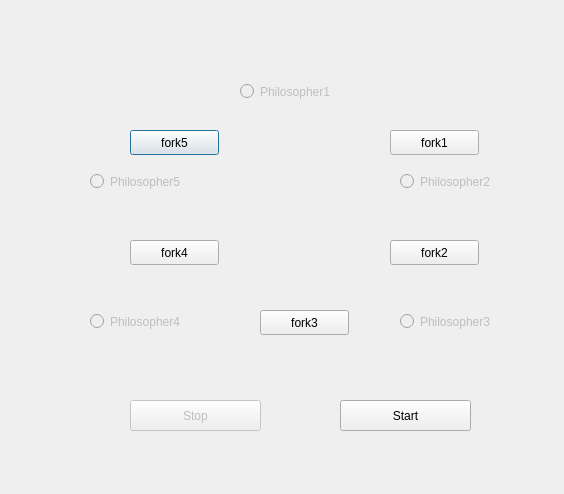
<?xml version="1.0" encoding="UTF-8"?>
<ui version="4.0">
 <class>MainWindow</class>
 <widget class="QDialog" name="MainWindow">
  <property name="geometry">
   <rect>
    <x>0</x>
    <y>0</y>
    <width>564</width>
    <height>494</height>
   </rect>
  </property>
  <property name="minimumSize">
   <size>
    <width>564</width>
    <height>494</height>
   </size>
  </property>
  <property name="maximumSize">
   <size>
    <width>564</width>
    <height>494</height>
   </size>
  </property>
  <property name="windowTitle">
   <string>Philosopher problem simple demo</string>
  </property>
  <widget class="QRadioButton" name="philosopher_1">
   <property name="enabled">
    <bool>false</bool>
   </property>
   <property name="geometry">
    <rect>
     <x>240</x>
     <y>80</y>
     <width>112</width>
     <height>23</height>
    </rect>
   </property>
   <property name="mouseTracking">
    <bool>true</bool>
   </property>
   <property name="text">
    <string>Philosopher1</string>
   </property>
   <property name="checkable">
    <bool>true</bool>
   </property>
   <property name="autoExclusive">
    <bool>false</bool>
   </property>
  </widget>
  <widget class="QRadioButton" name="philosopher_2">
   <property name="enabled">
    <bool>false</bool>
   </property>
   <property name="geometry">
    <rect>
     <x>400</x>
     <y>170</y>
     <width>112</width>
     <height>23</height>
    </rect>
   </property>
   <property name="mouseTracking">
    <bool>true</bool>
   </property>
   <property name="text">
    <string>Philosopher2</string>
   </property>
   <property name="checkable">
    <bool>true</bool>
   </property>
   <property name="autoExclusive">
    <bool>false</bool>
   </property>
  </widget>
  <widget class="QRadioButton" name="philosopher_3">
   <property name="enabled">
    <bool>false</bool>
   </property>
   <property name="geometry">
    <rect>
     <x>400</x>
     <y>310</y>
     <width>112</width>
     <height>23</height>
    </rect>
   </property>
   <property name="mouseTracking">
    <bool>true</bool>
   </property>
   <property name="text">
    <string>Philosopher3</string>
   </property>
   <property name="checkable">
    <bool>true</bool>
   </property>
   <property name="autoExclusive">
    <bool>false</bool>
   </property>
  </widget>
  <widget class="QRadioButton" name="philosopher_4">
   <property name="enabled">
    <bool>false</bool>
   </property>
   <property name="geometry">
    <rect>
     <x>90</x>
     <y>310</y>
     <width>112</width>
     <height>23</height>
    </rect>
   </property>
   <property name="mouseTracking">
    <bool>true</bool>
   </property>
   <property name="text">
    <string>Philosopher4</string>
   </property>
   <property name="checkable">
    <bool>true</bool>
   </property>
   <property name="autoExclusive">
    <bool>false</bool>
   </property>
  </widget>
  <widget class="QRadioButton" name="philosopher_5">
   <property name="enabled">
    <bool>false</bool>
   </property>
   <property name="geometry">
    <rect>
     <x>90</x>
     <y>170</y>
     <width>112</width>
     <height>23</height>
    </rect>
   </property>
   <property name="mouseTracking">
    <bool>true</bool>
   </property>
   <property name="text">
    <string>Philosopher5</string>
   </property>
   <property name="checkable">
    <bool>true</bool>
   </property>
   <property name="autoExclusive">
    <bool>false</bool>
   </property>
  </widget>
  <widget class="QPushButton" name="fork_5">
   <property name="geometry">
    <rect>
     <x>130</x>
     <y>130</y>
     <width>89</width>
     <height>25</height>
    </rect>
   </property>
   <property name="text">
    <string>fork5</string>
   </property>
   <property name="checkable">
    <bool>true</bool>
   </property>
  </widget>
  <widget class="QPushButton" name="fork_1">
   <property name="geometry">
    <rect>
     <x>390</x>
     <y>130</y>
     <width>89</width>
     <height>25</height>
    </rect>
   </property>
   <property name="text">
    <string>fork1</string>
   </property>
   <property name="checkable">
    <bool>true</bool>
   </property>
   <property name="checked">
    <bool>false</bool>
   </property>
   <property name="autoDefault">
    <bool>true</bool>
   </property>
   <property name="default">
    <bool>false</bool>
   </property>
   <property name="flat">
    <bool>false</bool>
   </property>
  </widget>
  <widget class="QPushButton" name="fork_2">
   <property name="geometry">
    <rect>
     <x>390</x>
     <y>240</y>
     <width>89</width>
     <height>25</height>
    </rect>
   </property>
   <property name="text">
    <string>fork2</string>
   </property>
   <property name="checkable">
    <bool>true</bool>
   </property>
  </widget>
  <widget class="QPushButton" name="fork_4">
   <property name="geometry">
    <rect>
     <x>130</x>
     <y>240</y>
     <width>89</width>
     <height>25</height>
    </rect>
   </property>
   <property name="text">
    <string>fork4</string>
   </property>
   <property name="checkable">
    <bool>true</bool>
   </property>
  </widget>
  <widget class="QPushButton" name="fork_3">
   <property name="geometry">
    <rect>
     <x>260</x>
     <y>310</y>
     <width>89</width>
     <height>25</height>
    </rect>
   </property>
   <property name="text">
    <string>fork3</string>
   </property>
   <property name="checkable">
    <bool>true</bool>
   </property>
  </widget>
  <widget class="QPushButton" name="startButton">
   <property name="geometry">
    <rect>
     <x>340</x>
     <y>400</y>
     <width>131</width>
     <height>31</height>
    </rect>
   </property>
   <property name="text">
    <string>Start</string>
   </property>
  </widget>
  <widget class="QPushButton" name="stopButton">
   <property name="enabled">
    <bool>false</bool>
   </property>
   <property name="geometry">
    <rect>
     <x>130</x>
     <y>400</y>
     <width>131</width>
     <height>31</height>
    </rect>
   </property>
   <property name="text">
    <string>Stop</string>
   </property>
  </widget>
 </widget>
 <layoutdefault spacing="6" margin="11"/>
 <resources/>
 <connections/>
</ui>
